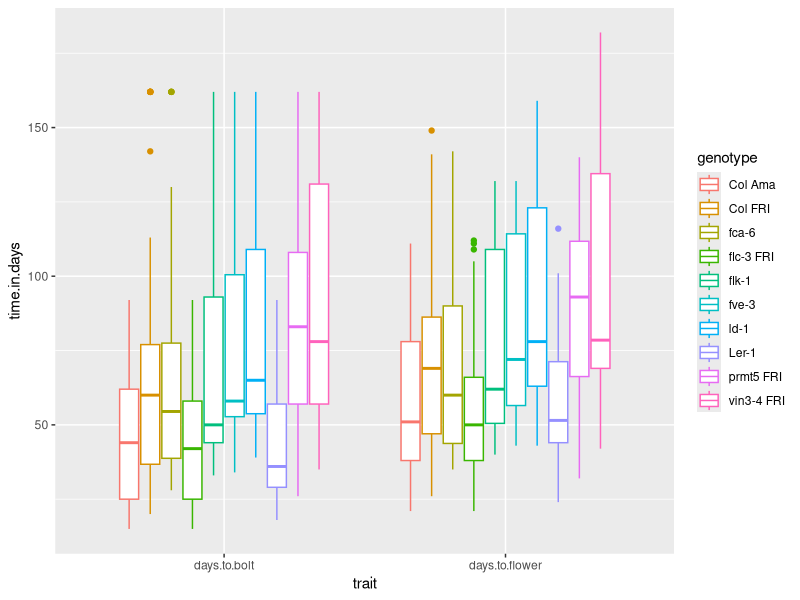
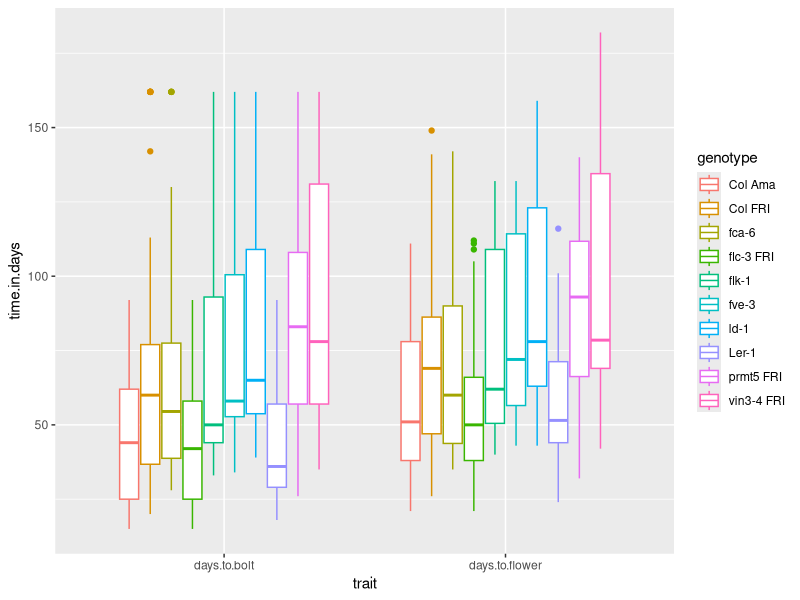
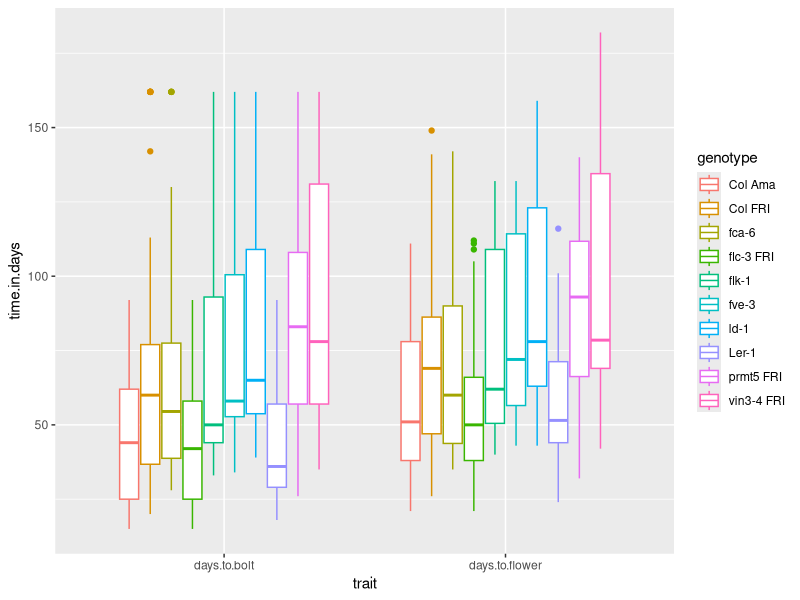
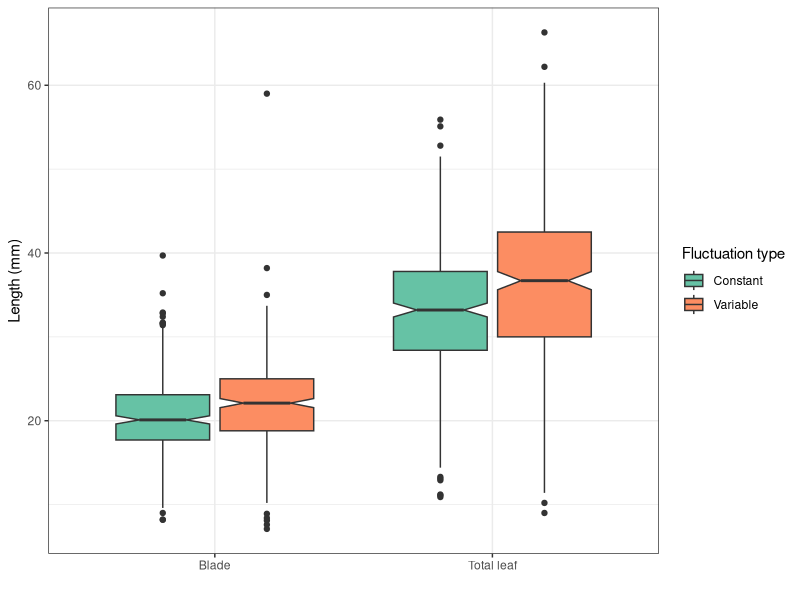
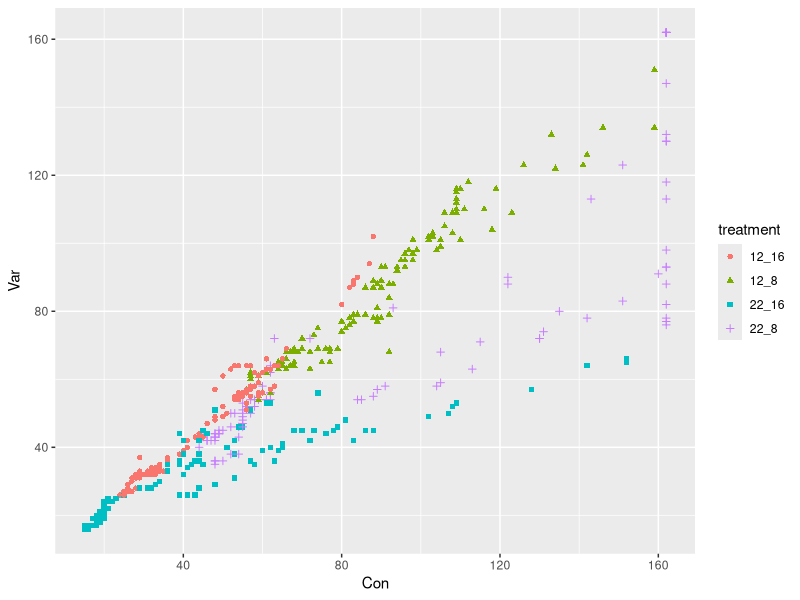
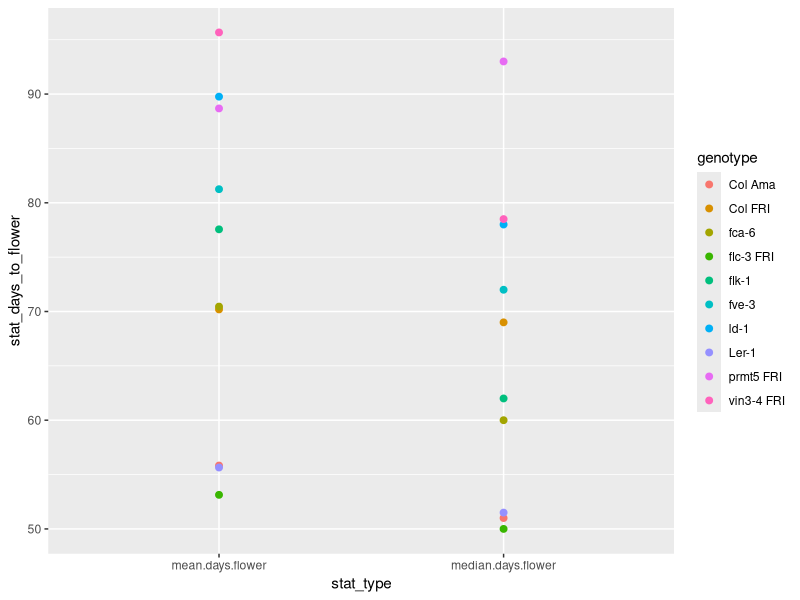
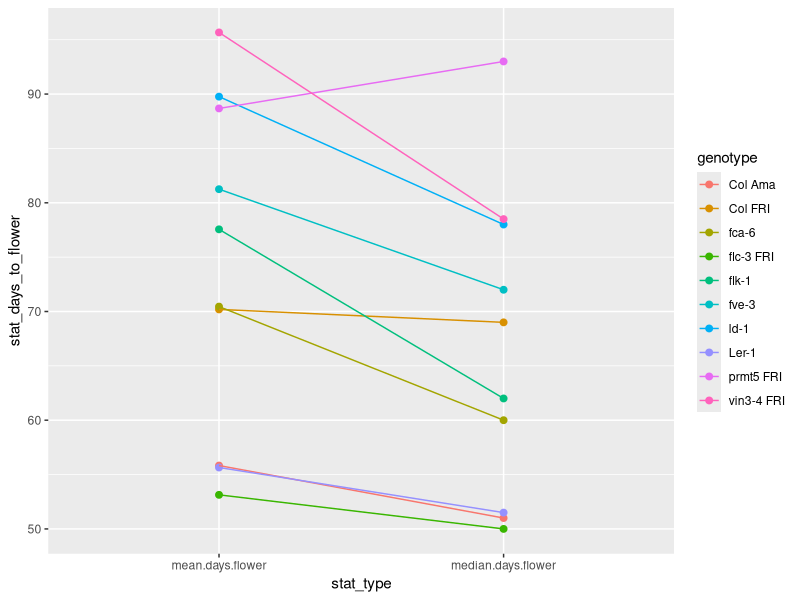
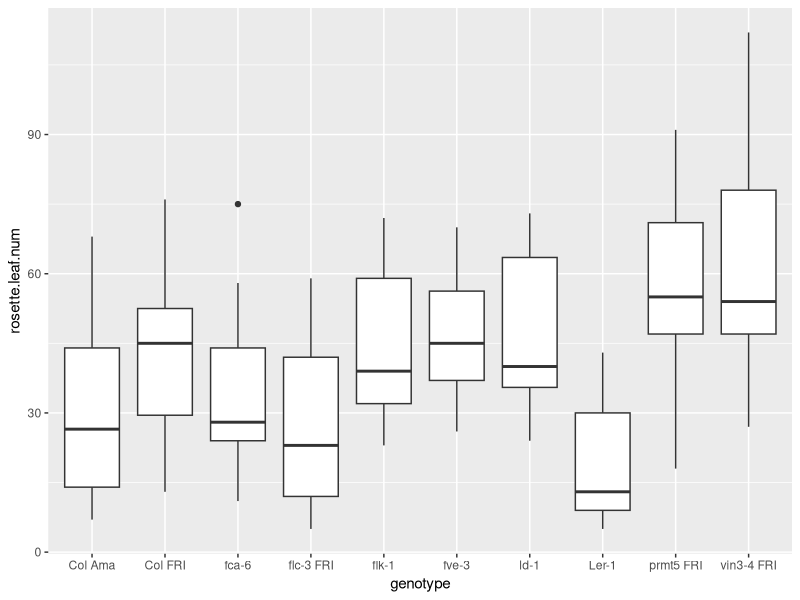

Write R code to recreate these figures, in order.
## ---- chunk 1
knitr::opts_chunk$set(echo = TRUE)
## ---- chunk 2
# Chargez la librairie `tidyverse`

# changer votre répertoire de travail pour être dans le dossier `session4_reorganisation_suite`:

# Importer `burghardt_et_al_2015_expt1.txt` et mettez le dans un objet appelé `expt1`

## ---- chunk 3
# Chargez la librairie `tidyverse` (aide: utilisez la fonction `library()`)
library(tidyverse)

# Importer `burghardt_et_al_2015_expt1.txt` et mettez le dans un objet appelé `expt1`
#(aide: utilisez la fonction `read_tsv()`)

expt1 <- read_tsv("../data/burghardt_et_al_2015_expt1.txt")

## ---- chunk 4
gather(expt1, "trait", "time.in.days", days.to.bolt, days.to.flower) %>% 
  ggplot(aes(x=trait, y=time.in.days, color=genotype)) +
  geom_boxplot()
## ---- chunk 5
expt1_long <- pivot_longer(expt1, names_to = "trait", values_to = "time.in.days", cols=c(days.to.bolt, days.to.flower))
## ---- chunk 6
ggplot(expt1_long, aes(x=trait, y=time.in.days, color=genotype)) +
  geom_boxplot()
## ---- chunk 7
ggplot(expt1_long, aes(x=trait, y=time.in.days, color=genotype)) +
  geom_boxplot()

ggsave("boxplot_daystobolt_daystoflower_genotypes.jpg")
## ---- chunk 8

pivot_longer(expt1, names_to = "trait", values_to = "length.mm", cols=c(blade.length.mm, total.leaf.length.mm)) %>% 
  ggplot(aes(x=trait, y=length.mm, fill=fluctuation)) +
  geom_boxplot(notch=TRUE) +
  scale_fill_brewer(palette = "Set2", labels = c("Con"="Constant", "Var"="Variable"), 
                    name="Fluctuation type") +
  theme_bw() +
  scale_x_discrete(name="",labels=c("blade.length.mm"="Blade","total.leaf.length.mm"="Total leaf")) +
  ylab("Length (mm)")


## ---- chunk 9

expt1_subset <- select(expt1, plant_nb:vernalization, days.to.bolt)


## ---- chunk 10

expt1_wide <- pivot_wider(expt1_subset, names_from =fluctuation,  values_from =  days.to.bolt)


## ---- chunk 11

unite(expt1_wide, "treatment", temperature, day.length) %>% 
ggplot(aes(x=Con, y=Var, col=treatment, shape=treatment)) +
  geom_point()


## ---- chunk 12
band_members
## ---- chunk 13
band_instruments
## ---- chunk 14
full_join(band_members, band_instruments, by="name")
## ---- chunk 15
left_join(band_members, band_instruments, by="name")
## ---- chunk 16
right_join(band_instruments, band_members, by="name")
## ---- chunk 17
inner_join(band_members, band_instruments, by="name")
## ---- chunk 18

group_by(expt1, genotype) %>% 
summarise(mean.days.to.flower = mean(days.to.flower, na.rm = TRUE))

## ---- chunk 19

group_by(expt1, genotype, temperature) %>% 
summarise(mean.days.flower = mean(days.to.flower, na.rm = TRUE),
          sd.days.flower = sd(days.to.flower, na.rm = TRUE),
          median.days.flower = median(days.to.flower, na.rm = TRUE))
## ---- chunk 20

group_by(expt1, genotype) %>% 
summarise(n.obs = n())
## ---- chunk 21

count(expt1, genotype)

## ---- chunk 22

group_by(expt1, genotype) %>% 
summarise(mean.days.flower = mean(days.to.flower, na.rm = TRUE),
          sd.days.flower = sd(days.to.flower, na.rm = TRUE),
          median.days.flower = median(days.to.flower, na.rm = TRUE)) %>% 
  gather(key="stat_type",value="stat_days_to_flower", mean.days.flower,median.days.flower) %>% 
  ggplot(aes(x=stat_type,y=stat_days_to_flower, col=genotype))+
  geom_point(size=2)
## ---- chunk 23

group_by(expt1, genotype) %>% 
summarise(mean.days.flower = mean(days.to.flower, na.rm = TRUE),
          sd.days.flower = sd(days.to.flower, na.rm = TRUE),
          median.days.flower = median(days.to.flower, na.rm = TRUE)) %>% 
  gather(key="stat_type",value="stat_days_to_flower", mean.days.flower,median.days.flower) %>% 
  ggplot(aes(x=stat_type,y=stat_days_to_flower, col=genotype))+
  geom_point(size=2) +
  geom_line(aes(group=genotype))
## ---- chunk 24

  ggplot( expt1, aes(genotype, rosette.leaf.num)) +
  geom_boxplot()
## ---- chunk 25

group_by(expt1, genotype) %>% 
  summarise(n.obs=n()) %>% 
  mutate(n.obs=paste("n =",n.obs)) %>% 
  full_join(expt1, by="genotype") %>% 
  ggplot( aes(genotype, rosette.leaf.num)) +
  geom_boxplot() +
  geom_text(aes(label=n.obs, x=genotype, y=0))
## ---- chunk 26

group_by(expt1, genotype, fluctuation) %>% 
  summarise(n.obs=n()) %>% 
  mutate(n.obs=paste("n =",n.obs)) %>% 
  full_join(expt1, by=c("genotype", "fluctuation")) %>% 
  ggplot( aes(genotype, rosette.leaf.num, fill=fluctuation)) +
  geom_boxplot() +
  geom_text(aes(label=n.obs, x=genotype, y=-2),position=position_dodge(0.8), angle=45)
## ---- chunk 27
filter(expt1, temperature==22, day.length==16) %>% 
ggplot(aes(x=genotype, y=days.to.bolt, fill=fluctuation)) +
  geom_boxplot()

## ---- chunk 28
# Convertissons genotype dans expt1 en facteurs:
factor(expt1$genotype)
## ---- chunk 29
factor(expt1$genotype, levels = c("Ler-1", "fca-6", "Col Ama", "flc-3 FRI", "Col FRI", "ld-1", "flk-1",
                                  "fve-3", "prmt5 FRI","vin3-4 FRI"))
## ---- chunk 30

mutate(expt1, genotype = factor(genotype, levels = c("Ler-1", "fca-6", "Col Ama", "flc-3 FRI", "Col FRI",
                                                     "ld-1", "flk-1", "fve-3", "prmt5 FRI","vin3-4 FRI"))) %>% 
  filter( temperature==22, day.length==16) %>%
  ggplot(aes(x=genotype, y=days.to.bolt, fill=fluctuation)) +
  geom_boxplot()
## ---- chunk 31

  filter(expt1, temperature==22, day.length==16) %>% 
  mutate( genotype = fct_reorder(genotype, days.to.bolt)) %>% 
  ggplot(aes(x=genotype, y=days.to.bolt, fill=fluctuation)) +
  geom_boxplot()

